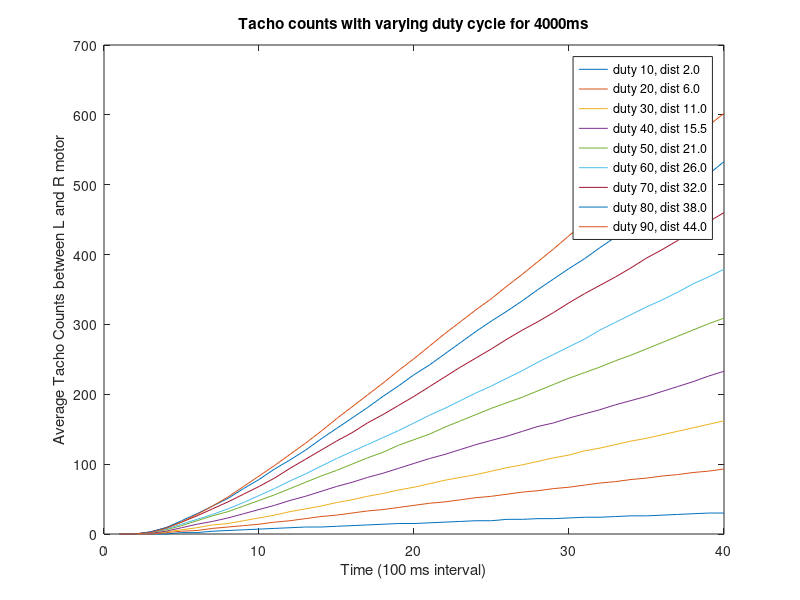

This chart was generated by the following MATLAB code:
% Graph for varying the duty cycle. each data point is the tacho count at
% at constant time interval of 100ms 


data = [
[0 0 0 0 2 2 4 5 6 7 8 9 10 10 11 12 13 14 15 15 16 17 18 19 19 21 21 22 22 23 24 24 25 26 26 27 28 29 30 30]
[0 0 0 2 4 5 8 10 12 14 17 19 22 25 27 30 33 35 38 41 44 46 49 52 54 57 60 62 65 67 70 73 75 78 80 83 85 88 90 93]
[0 0 1 3 6 9 13 15 19 23 27 32 36 40 45 49 54 58 63 67 72 77 81 85 90 95 99 104 109 113 119 123 128 133 137 142 147 152 157 162 ]
[0 0 1 4 9 14 18 23 29 35 41 48 54 61 68 74 81 87 94 101 108 114 121 128 134 140 147 154 159 166 172 178 185 191 197 204 211 218 226 233 ]
[0 0 2 6 12 19 26 32 40 48 56 65 74 83 91 100 109 117 127 135 143 153 162 171 180 188 196 205 214 223 231 239 248 256 265 274 283 292 301 309 ]
[0 0 2 7 14 21 28 36 45 55 65 76 86 97 108 118 128 138 148 159 170 180 191 202 212 223 234 246 257 268 279 292 303 314 325 335 346 358 368 379 ]
[0 0 3 9 17 26 36 46 57 68 80 94 107 120 133 145 159 171 184 197 211 225 239 252 265 279 292 304 317 331 344 356 368 381 395 407 420 433 447 460 ]
[0 0 3 9 19 29 40 51 65 78 93 106 120 136 151 166 181 197 212 228 242 258 274 290 305 319 334 350 365 380 394 410 425 440 455 470 485 501 515 533 ]
[0 0 2 8 17 28 40 53 68 83 98 114 130 147 165 182 199 216 234 251 269 287 304 321 337 355 372 390 408 427 446 464 480 498 515 532 550 567 585 602 ]
];


dist = [2,6,11,15.5,21,26,32,38,44];
duty = [10,20,30,40,50,60,70,80,90];

[~,n] = size(dist);
labels = cell(n,1);
% XTickLabels = cell(n,1);
for i=1:n
    labels{i} = sprintf('duty %d, dist %.1f', duty(i), dist(i));
end

% for i=1:(4000/100)
%     XTickLabels{i} = sprintf('%d', 400*i);
% end

plot (data')
title('Tacho counts with varying duty cycle for 4000ms');
xlabel('Time (100 ms interval)')
% set(gca, 'Xtick', 1:(4000/200), 'XTickLabel', XTickLabels)
ylabel('Average Tacho Counts between L and R motor')
legend(labels, 'Location', 'best')
saveas(figure(1), 'duty_varying.jpg'); % Saves as a jpg